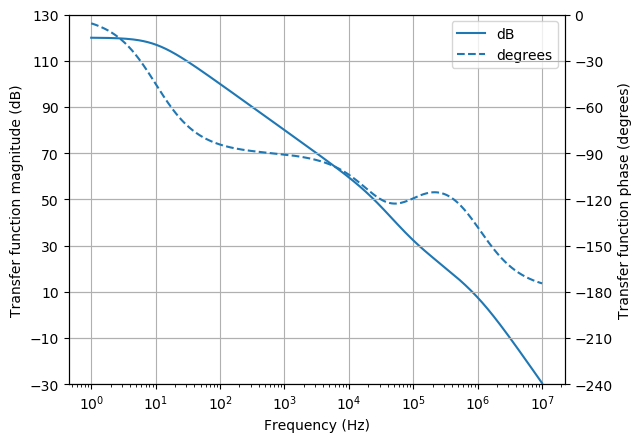

Python code for this plot:
from matplotlib.pyplot import savefig
from lcapy import Circuit, j, f, s, degrees, pi

b = Circuit('opamp-voltage-follower-RC-load-open-loop1.sch')
G = b.transfer(2, 0, 4, 0)

f1 = 10
f2 = 1e6
A0 = 1e6

A = A0 * (1 / (1 + j * f / f1)) * (1 / (1 + j * f / f2))
A = A.subs(f, s / (j * 2 * pi))

Ro = 40
R = 20
C = 100e-9

G = G.subs({'A': A, 'Ro': Ro, 'R': R, 'C': C})

ax = G.bode_plot((1, 10e6), plot_type='dB-degrees')
ax[0].set_ylim(-30, 130)
ax[1].set_ylim(-240, 0)

savefig(__file__.replace('.py', '.png'), bbox_inches='tight')
